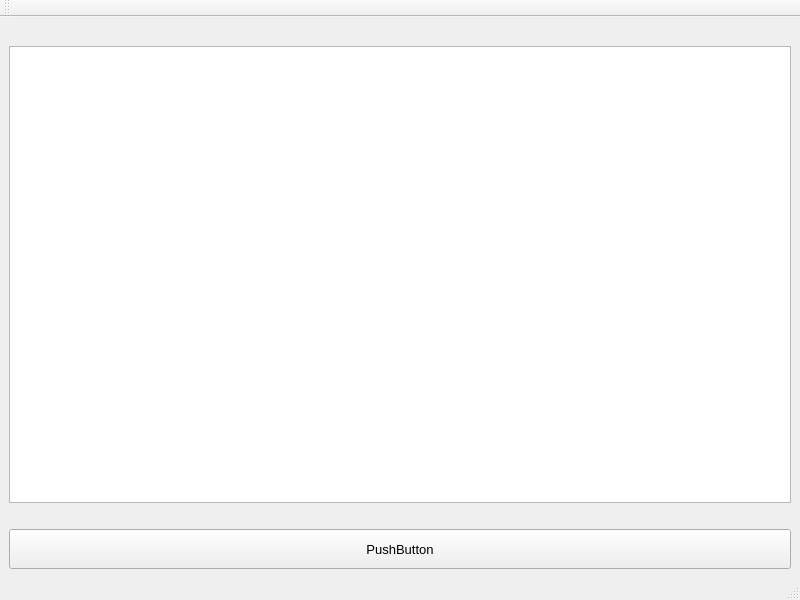
<?xml version="1.0" encoding="UTF-8"?>
<ui version="4.0">
 <class>MainWindow</class>
 <widget class="QMainWindow" name="MainWindow">
  <property name="geometry">
   <rect>
    <x>0</x>
    <y>0</y>
    <width>800</width>
    <height>600</height>
   </rect>
  </property>
  <property name="windowTitle">
   <string>MainWindow</string>
  </property>
  <widget class="QWidget" name="centralwidget">
   <layout class="QVBoxLayout" name="verticalLayout">
    <item>
     <spacer name="verticalSpacer">
      <property name="orientation">
       <enum>Qt::Vertical</enum>
      </property>
      <property name="sizeType">
       <enum>QSizePolicy::Fixed</enum>
      </property>
      <property name="sizeHint" stdset="0">
       <size>
        <width>20</width>
        <height>20</height>
       </size>
      </property>
     </spacer>
    </item>
    <item>
     <widget class="QListWidget" name="listWidget">
      <property name="font">
       <font>
        <pointsize>10</pointsize>
       </font>
      </property>
      <property name="dragEnabled">
       <bool>false</bool>
      </property>
      <property name="dragDropOverwriteMode">
       <bool>false</bool>
      </property>
      <property name="dragDropMode">
       <enum>QAbstractItemView::NoDragDrop</enum>
      </property>
      <property name="iconSize">
       <size>
        <width>30</width>
        <height>30</height>
       </size>
      </property>
      <property name="gridSize">
       <size>
        <width>40</width>
        <height>40</height>
       </size>
      </property>
     </widget>
    </item>
    <item>
     <spacer name="verticalSpacer_2">
      <property name="orientation">
       <enum>Qt::Vertical</enum>
      </property>
      <property name="sizeType">
       <enum>QSizePolicy::Fixed</enum>
      </property>
      <property name="sizeHint" stdset="0">
       <size>
        <width>20</width>
        <height>20</height>
       </size>
      </property>
     </spacer>
    </item>
    <item>
     <widget class="QPushButton" name="pushButton">
      <property name="sizePolicy">
       <sizepolicy hsizetype="Minimum" vsizetype="Fixed">
        <horstretch>0</horstretch>
        <verstretch>0</verstretch>
       </sizepolicy>
      </property>
      <property name="minimumSize">
       <size>
        <width>0</width>
        <height>40</height>
       </size>
      </property>
      <property name="font">
       <font>
        <pointsize>10</pointsize>
       </font>
      </property>
      <property name="text">
       <string>PushButton</string>
      </property>
     </widget>
    </item>
   </layout>
  </widget>
  <widget class="QMenuBar" name="menubar">
   <property name="geometry">
    <rect>
     <x>0</x>
     <y>0</y>
     <width>800</width>
     <height>25</height>
    </rect>
   </property>
  </widget>
  <widget class="QStatusBar" name="statusbar"/>
  <widget class="QToolBar" name="toolBar">
   <property name="windowTitle">
    <string>toolBar</string>
   </property>
   <attribute name="toolBarArea">
    <enum>TopToolBarArea</enum>
   </attribute>
   <attribute name="toolBarBreak">
    <bool>false</bool>
   </attribute>
  </widget>
 </widget>
 <resources/>
 <connections/>
</ui>
